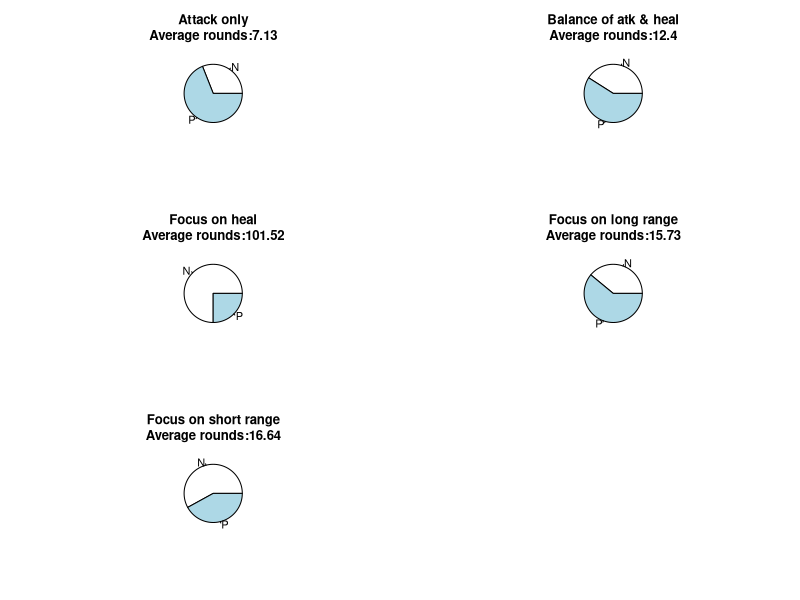

Recreate this plot in R.
MAX_HP = 100
NUM_SIMULATION = 100

###################################
#     FUNCTION
####################################
shortRangeATK <- function(){
  return(sample(18:25, 1))
}

longRangeATK <- function(){
  return(sample(10:35, 1))
}

healRange <- function(){
  return(sample(18:25, 1))
}


initRound <- function(){
  dfBattle = data.frame(round=integer(), playerhp=integer(),npchp=integer(), playeraction=character(0), npcaction=character(0))
  dfBattle <- rbind(dfBattle, data.frame(round=0, playerhp=MAX_HP, npchp=MAX_HP, playeraction="init", npcaction="init"))  
}

####################################
fightRound <- function(dfBattle, playersimulation=list(short=c(1,2,3), long=c(4,5,6))){
  previousRound <- tail(dfBattle, 1)
  curRound <- as.integer(previousRound["round"])
  playerhp <- as.integer(previousRound["playerhp"])
  npchp <- as.integer(previousRound["npchp"])
  
  # Assume player always have the first move in a round
  nPlayerdice <- playerdicemove(dfBattle, playersimulation)
  # Pos# deal damage to opp, Neg# heal self
  if(nPlayerdice$value < 0){
    npchp <- max(0, npchp + nPlayerdice$value)
  }else{
    playerhp <- min(MAX_HP, playerhp + nPlayerdice$value)
  }  
  
  # Assuming player move at start of each round, requrie to check if npc still alive to perform additional action
  if(npchp <= 0){
    npcaction <- "End"
  }else{    
    nNpcdice <- npcdicemove(dfBattle)
    # Pos# deal damage to opp, Neg# heal self
    if(nNpcdice$value < 0){
      playerhp <- max(0, playerhp + nNpcdice$value)
    }else{
      npchp <- min(MAX_HP, npchp + nNpcdice$value)
    }
    npcaction <- paste0(nNpcdice$action,"|",nNpcdice$value)
  }
  
  
  dfBattle <- addRound(dfBattle, curRound+1, playerhp, npchp, paste0(nPlayerdice$action,"|",nPlayerdice$value), npcaction)
  return(dfBattle)
}

addRound <- function(dfBattle, newround, newplayerhp, newnpchp, newplayeraction, newnpcaction){  
  return (rbind(dfBattle,data.frame(round=newround, playerhp=newplayerhp, npchp=newnpchp, playeraction=newplayeraction, npcaction=newnpcaction)))
}

isEndRound <- function(dfBattle){
  previousRound <- tail(dfBattle, 1)
  if(0 >= previousRound["playerhp"] || 0 >= previousRound["npchp"]){
    return(TRUE)
  }else{
    return(FALSE)
  }
}

####################################
npcdicemove <- function(dfBattle){
  previousRound <- tail(dfBattle, 1)
  if(previousRound["npchp"] > 0.35 * MAX_HP){
    nChoice <- sample(1:3, 1)  
  }else{
    nChoice <- sample(1:4, 1)  
  }
  if(1==nChoice){
    return(list(action="short_atk", value=-1*shortRangeATK()))
  } else if (2==nChoice) {
    return(list(action="long_atk", value=-1*longRangeATK()))
  } else { # Ignore full hp, will still cast heal
    return(list(action="heal", value=healRange()))
  }  
}

playerdicemove <- function(dfBattle, playersimulation){
  #dfBattle not used for the moment
  nRandom <- sample(1:9, 1)
  
  #For short range probability
  if(nRandom %in% playersimulation$short){
    return(list(action="short_atk", value=-1*shortRangeATK()))
  }
  #For long range probability
  else if (nRandom %in% playersimulation$long){
    return(list(action="long_atk", value=-1*longRangeATK()))
  }
  #For heal probability (fall thru case) Ignore full hp, will still cast heal
  else{
    return(list(action="heal", value=healRange()))
  }
}

####################################
battleSummary <- function(dfBattle){
  # Who won
  szWinner = ""
  if(0==tail(dfBattle,1)$playerhp){
    szWinner = "N"
  }else if (0==tail(dfBattle,1)$npchp){
    szWinner = "P"
  }
  
  # Number of round
  nRound = nrow(dfBattle)-1
  
  return(list(winner=szWinner, rounds=nRound))
}

addBattleResult <- function(type,dfBattle){  
  lResult <- battleSummary(dfBattle)
  return (rbind(dfSimulation,data.frame(type=type, winner=lResult$winner, rounds=lResult$rounds)))
}

###################################
#     MAIN
####################################
# Type of player action
type0 = list(type="Balance of atk & heal", dicedata=list(short=c(1,2,3), long=c(4,5,6)))
type1 = list(type="Focus on short range", dicedata=list(short=c(1,2,3,4,5), long=c()))
type2 = list(type="Focus on long range", dicedata=list(short=c(), long=c(1,2,3,4,5)))
type3 = list(type="Attack only", dicedata=list(short=c(1,2,3,4,5), long=c(6,7,8,9)))
type4 = list(type="Focus on heal", dicedata=list(short=c(1), long=c(2)))
typelisting = list(type0, type1, type2 , type3, type4)

# Simulation run
dfSimulation <- data.frame(type=character(0), winnner=character(0) ,rounds=integer())
for (type in typelisting){  
  for(i in 1:NUM_SIMULATION){        
    dfBattle <- initRound()
    while(!isEndRound(dfBattle)){
      dfBattle <- fightRound(dfBattle, playersimulation=type$dicedata[])
    }
    dfSimulation <- addBattleResult(type$type,dfBattle)
  }
}

# Report generation
lSimType <- split(dfSimulation, dfSimulation$type)
pdf("samplereport.pdf")
par(mfrow = c(3, 2))  # 3 rows and 2 columns
for(type in lSimType){
  mean(type$rounds)
  szTitle = paste0(type$type[1], "\nAverage rounds:", mean(type$rounds))
  pie(table(type$winner), main=szTitle)
}
dev.off()